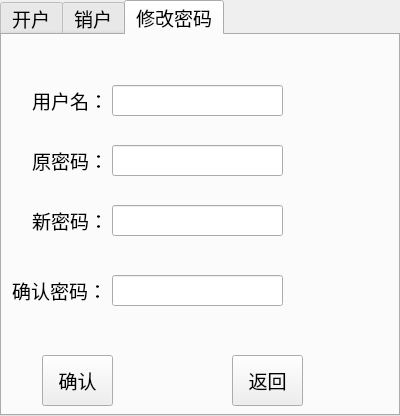
<?xml version="1.0" encoding="UTF-8"?>
<ui version="4.0">
 <class>admin</class>
 <widget class="QWidget" name="admin">
  <property name="geometry">
   <rect>
    <x>0</x>
    <y>0</y>
    <width>400</width>
    <height>416</height>
   </rect>
  </property>
  <property name="windowTitle">
   <string>Form</string>
  </property>
  <widget class="QTabWidget" name="tabWidget_admin_3">
   <property name="geometry">
    <rect>
     <x>0</x>
     <y>0</y>
     <width>400</width>
     <height>416</height>
    </rect>
   </property>
   <property name="font">
    <font>
     <pointsize>14</pointsize>
    </font>
   </property>
   <property name="currentIndex">
    <number>2</number>
   </property>
   <property name="iconSize">
    <size>
     <width>40</width>
     <height>40</height>
    </size>
   </property>
   <widget class="QWidget" name="tab_admin_acount">
    <attribute name="title">
     <string>开户</string>
    </attribute>
    <widget class="QLabel" name="label_op_acount_user">
     <property name="geometry">
      <rect>
       <x>30</x>
       <y>50</y>
       <width>71</width>
       <height>41</height>
      </rect>
     </property>
     <property name="font">
      <font>
       <pointsize>14</pointsize>
      </font>
     </property>
     <property name="text">
      <string>用户名：</string>
     </property>
    </widget>
    <widget class="QLabel" name="label_op_amount_money">
     <property name="geometry">
      <rect>
       <x>10</x>
       <y>120</y>
       <width>101</width>
       <height>31</height>
      </rect>
     </property>
     <property name="font">
      <font>
       <pointsize>14</pointsize>
      </font>
     </property>
     <property name="text">
      <string>存款金额：</string>
     </property>
    </widget>
    <widget class="QLabel" name="label_op_acount_password">
     <property name="geometry">
      <rect>
       <x>40</x>
       <y>190</y>
       <width>54</width>
       <height>31</height>
      </rect>
     </property>
     <property name="font">
      <font>
       <pointsize>14</pointsize>
      </font>
     </property>
     <property name="text">
      <string>密码：</string>
     </property>
    </widget>
    <widget class="QLabel" name="label_op_acount_newpassword">
     <property name="geometry">
      <rect>
       <x>0</x>
       <y>250</y>
       <width>101</width>
       <height>31</height>
      </rect>
     </property>
     <property name="font">
      <font>
       <pointsize>14</pointsize>
      </font>
     </property>
     <property name="text">
      <string>确认密码：</string>
     </property>
    </widget>
    <widget class="QLineEdit" name="lineEdit_op_acount_user">
     <property name="geometry">
      <rect>
       <x>110</x>
       <y>60</y>
       <width>161</width>
       <height>31</height>
      </rect>
     </property>
     <property name="text">
      <string/>
     </property>
    </widget>
    <widget class="QLineEdit" name="lineEdit_op_amount_money">
     <property name="geometry">
      <rect>
       <x>110</x>
       <y>120</y>
       <width>161</width>
       <height>31</height>
      </rect>
     </property>
    </widget>
    <widget class="QLineEdit" name="lineEdit_op_acount_password">
     <property name="geometry">
      <rect>
       <x>110</x>
       <y>190</y>
       <width>161</width>
       <height>31</height>
      </rect>
     </property>
    </widget>
    <widget class="QLineEdit" name="lineEdit_acount_newpassword">
     <property name="geometry">
      <rect>
       <x>110</x>
       <y>250</y>
       <width>161</width>
       <height>31</height>
      </rect>
     </property>
    </widget>
    <widget class="QPushButton" name="pushButton_op_ok">
     <property name="geometry">
      <rect>
       <x>50</x>
       <y>330</y>
       <width>75</width>
       <height>51</height>
      </rect>
     </property>
     <property name="font">
      <font>
       <pointsize>14</pointsize>
      </font>
     </property>
     <property name="text">
      <string>确认</string>
     </property>
    </widget>
    <widget class="QPushButton" name="pushButton_op_back">
     <property name="geometry">
      <rect>
       <x>210</x>
       <y>330</y>
       <width>75</width>
       <height>51</height>
      </rect>
     </property>
     <property name="font">
      <font>
       <pointsize>14</pointsize>
      </font>
     </property>
     <property name="text">
      <string>返回</string>
     </property>
    </widget>
   </widget>
   <widget class="QWidget" name="tab_admin_close_acount">
    <attribute name="title">
     <string>销户</string>
    </attribute>
    <widget class="QLabel" name="label_close_user">
     <property name="geometry">
      <rect>
       <x>30</x>
       <y>70</y>
       <width>81</width>
       <height>31</height>
      </rect>
     </property>
     <property name="font">
      <font>
       <pointsize>14</pointsize>
      </font>
     </property>
     <property name="text">
      <string>用户名：</string>
     </property>
    </widget>
    <widget class="QLabel" name="label_close_password">
     <property name="geometry">
      <rect>
       <x>40</x>
       <y>160</y>
       <width>51</width>
       <height>31</height>
      </rect>
     </property>
     <property name="font">
      <font>
       <pointsize>14</pointsize>
      </font>
     </property>
     <property name="text">
      <string>密码：</string>
     </property>
    </widget>
    <widget class="QPushButton" name="pushButton_close_ok">
     <property name="geometry">
      <rect>
       <x>40</x>
       <y>320</y>
       <width>71</width>
       <height>51</height>
      </rect>
     </property>
     <property name="font">
      <font>
       <pointsize>14</pointsize>
      </font>
     </property>
     <property name="text">
      <string>确认</string>
     </property>
    </widget>
    <widget class="QLineEdit" name="lineEdit_close_user">
     <property name="geometry">
      <rect>
       <x>110</x>
       <y>70</y>
       <width>181</width>
       <height>31</height>
      </rect>
     </property>
    </widget>
    <widget class="QLineEdit" name="lineEdit_close_password">
     <property name="geometry">
      <rect>
       <x>110</x>
       <y>160</y>
       <width>181</width>
       <height>31</height>
      </rect>
     </property>
    </widget>
    <widget class="QPushButton" name="pushButton_close_back">
     <property name="geometry">
      <rect>
       <x>250</x>
       <y>320</y>
       <width>71</width>
       <height>51</height>
      </rect>
     </property>
     <property name="font">
      <font>
       <pointsize>14</pointsize>
      </font>
     </property>
     <property name="text">
      <string>返回</string>
     </property>
    </widget>
   </widget>
   <widget class="QWidget" name="tab_admin_update_password">
    <attribute name="title">
     <string>修改密码</string>
    </attribute>
    <widget class="QLabel" name="label_alter_user">
     <property name="geometry">
      <rect>
       <x>30</x>
       <y>50</y>
       <width>71</width>
       <height>31</height>
      </rect>
     </property>
     <property name="font">
      <font>
       <pointsize>14</pointsize>
      </font>
     </property>
     <property name="text">
      <string>用户名：</string>
     </property>
    </widget>
    <widget class="QLabel" name="label_alter_oldpassword">
     <property name="geometry">
      <rect>
       <x>30</x>
       <y>110</y>
       <width>71</width>
       <height>31</height>
      </rect>
     </property>
     <property name="font">
      <font>
       <pointsize>14</pointsize>
      </font>
     </property>
     <property name="text">
      <string>原密码：</string>
     </property>
    </widget>
    <widget class="QLabel" name="label_alter_newpassword">
     <property name="geometry">
      <rect>
       <x>30</x>
       <y>170</y>
       <width>71</width>
       <height>31</height>
      </rect>
     </property>
     <property name="font">
      <font>
       <pointsize>14</pointsize>
      </font>
     </property>
     <property name="text">
      <string>新密码：</string>
     </property>
    </widget>
    <widget class="QLabel" name="label_alter_okpassword">
     <property name="geometry">
      <rect>
       <x>10</x>
       <y>240</y>
       <width>91</width>
       <height>31</height>
      </rect>
     </property>
     <property name="font">
      <font>
       <pointsize>14</pointsize>
      </font>
     </property>
     <property name="text">
      <string>确认密码：</string>
     </property>
    </widget>
    <widget class="QLineEdit" name="lineEdit_alter_user">
     <property name="geometry">
      <rect>
       <x>110</x>
       <y>50</y>
       <width>171</width>
       <height>31</height>
      </rect>
     </property>
    </widget>
    <widget class="QLineEdit" name="lineEdit_alter_oldpassword">
     <property name="geometry">
      <rect>
       <x>110</x>
       <y>110</y>
       <width>171</width>
       <height>31</height>
      </rect>
     </property>
    </widget>
    <widget class="QLineEdit" name="lineEdit_alter_newpassword">
     <property name="geometry">
      <rect>
       <x>110</x>
       <y>170</y>
       <width>171</width>
       <height>31</height>
      </rect>
     </property>
    </widget>
    <widget class="QLineEdit" name="lineEdit_alter_okpassword">
     <property name="geometry">
      <rect>
       <x>110</x>
       <y>240</y>
       <width>171</width>
       <height>31</height>
      </rect>
     </property>
    </widget>
    <widget class="QPushButton" name="pushButton_alter_ok">
     <property name="geometry">
      <rect>
       <x>40</x>
       <y>320</y>
       <width>71</width>
       <height>51</height>
      </rect>
     </property>
     <property name="font">
      <font>
       <pointsize>14</pointsize>
      </font>
     </property>
     <property name="text">
      <string>确认</string>
     </property>
    </widget>
    <widget class="QPushButton" name="pushButton_alter_back">
     <property name="geometry">
      <rect>
       <x>230</x>
       <y>320</y>
       <width>71</width>
       <height>51</height>
      </rect>
     </property>
     <property name="font">
      <font>
       <pointsize>14</pointsize>
      </font>
     </property>
     <property name="text">
      <string>返回</string>
     </property>
    </widget>
   </widget>
  </widget>
 </widget>
 <resources/>
 <connections/>
</ui>
